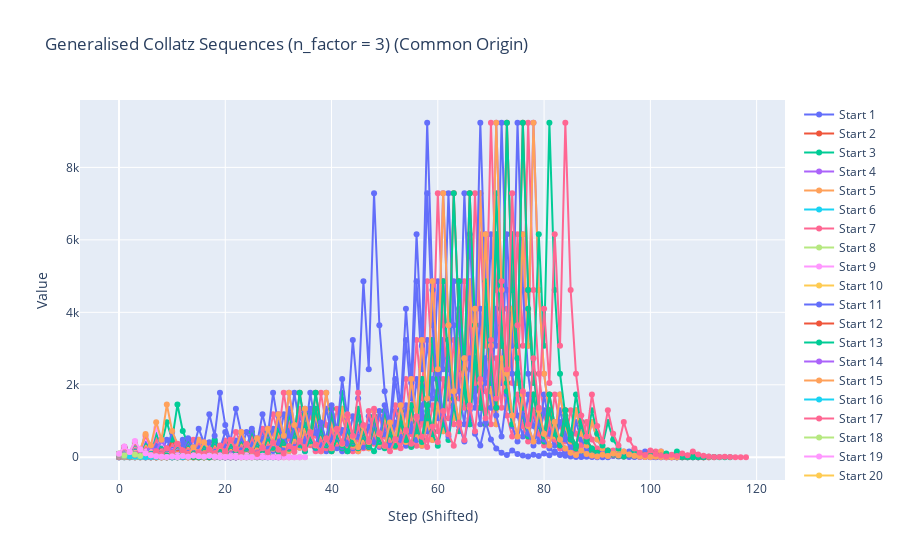

The cell this chart's notebook holds for it:
### Code cell
collatz.visualise(n_vis, common_origin=True)

### Figure 1 — Plotly figure (JSON) as saved in the notebook; plotly's stock layout.template omitted (floating-point values rounded to 4 significant figures)
{"data": [{"mode": "lines+markers", "name": "Start 1", "type": "scatter", "x": [0], "y": [1]}, {"mode": "lines+markers", "name": "Start 2", "type": "scatter", "x": [0, 1], "y": [2, 1]}, {"mode": "lines+markers", "name": "Start 3", "type": "scatter", "x": [0, 1, 2, 3, 4, 5, 6, 7], "y": [3, 10, 5, 16, 8, 4, 2, 1]}, {"mode": "lines+markers", "name": "Start 4", "type": "scatter", "x": [0, 1, 2], "y": [4, 2, 1]}, {"mode": "lines+markers", "name": "Start 5", "type": "scatter", "x": [0, 1, 2, 3, 4, 5], "y": [5, 16, 8, 4, 2, 1]}, {"mode": "lines+markers", "name": "Start 6", "type": "scatter", "x": [0, 1, 2, 3, 4, 5, 6, 7, 8], "y": [6, 3, 10, 5, 16, 8, 4, 2, 1]}, {"mode": "lines+markers", "name": "Start 7", "type": "scatter", "x": [0, 1, 2, 3, 4, 5, 6, 7, 8, 9, 10, 11, 12, 13, 14, 15, 16], "y": [7, 22, 11, 34, 17, 52, 26, 13, 40, 20, 10, 5, 16, 8, 4, 2, 1]}, {"mode": "lines+markers", "name": "Start 8", "type": "scatter", "x": [0, 1, 2, 3], "y": [8, 4, 2, 1]}, {"mode": "lines+markers", "name": "Start 9", "type": "scatter", "x": [0, 1, 2, 3, 4, 5, 6, 7, 8, 9, 10, 11, 12, 13, 14, 15, 16, 17, 18, 19], "y": [9, 28, 14, 7, 22, 11, 34, 17, 52, 26, 13, 40, 20, 10, 5, 16, 8, 4, 2, 1]}, {"mode": "lines+markers", "name": "Start 10", "type": "scatter", "x": [0, 1, 2, 3, 4, 5, 6], "y": [10, 5, 16, 8, 4, 2, 1]}, {"mode": "lines+markers", "name": "Start 11", "type": "scatter", "x": [0, 1, 2, 3, 4, 5, 6, 7, 8, 9, 10, 11, 12, 13, 14], "y": [11, 34, 17, 52, 26, 13, 40, 20, 10, 5, 16, 8, 4, 2, 1]}, {"mode": "lines+markers", "name": "Start 12", "type": "scatter", "x": [0, 1, 2, 3, 4, 5, 6, 7, 8, 9], "y": [12, 6, 3, 10, 5, 16, 8, 4, 2, 1]}, {"mode": "lines+markers", "name": "Start 13", "type": "scatter", "x": [0, 1, 2, 3, 4, 5, 6, 7, 8, 9], "y": [13, 40, 20, 10, 5, 16, 8, 4, 2, 1]}, {"mode": "lines+markers", "name": "Start 14", "type": "scatter", "x": [0, 1, 2, 3, 4, 5, 6, 7, 8, 9, 10, 11, 12, 13, 14, 15, 16, 17], "y": [14, 7, 22, 11, 34, 17, 52, 26, 13, 40, 20, 10, 5, 16, 8, 4, 2, 1]}, {"mode": "lines+markers", "name": "Start 15", "type": "scatter", "x": [0, 1, 2, 3, 4, 5, 6, 7, 8, 9, 10, 11, 12, 13, 14, 15, 16, 17], "y": [15, 46, 23, 70, 35, 106, 53, 160, 80, 40, 20, 10, 5, 16, 8, 4, 2, 1]}, {"mode": "lines+markers", "name": "Start 16", "type": "scatter", "x": [0, 1, 2, 3, 4], "y": [16, 8, 4, 2, 1]}, {"mode": "lines+markers", "name": "Start 17", "type": "scatter", "x": [0, 1, 2, 3, 4, 5, 6, 7, 8, 9, 10, 11, 12], "y": [17, 52, 26, 13, 40, 20, 10, 5, 16, 8, 4, 2, 1]}, {"mode": "lines+markers", "name": "Start 18", "type": "scatter", "x": [0, 1, 2, 3, 4, 5, 6, 7, 8, 9, 10, 11, 12, 13, 14, 15, 16, 17, 18, 19, 20], "y": [18, 9, 28, 14, 7, 22, 11, 34, 17, 52, 26, 13, 40, 20, 10, 5, 16, 8, 4, 2, 1]}, {"mode": "lines+markers", "name": "Start 19", "type": "scatter", "x": [0, 1, 2, 3, 4, 5, 6, 7, 8, 9, 10, 11, 12, 13, 14, 15, 16, 17, 18, 19, 20], "y": [19, 58, 29, 88, 44, 22, 11, 34, 17, 52, 26, 13, 40, 20, 10, 5, 16, 8, 4, 2, 1]}, {"mode": "lines+markers", "name": "Start 20", "type": "scatter", "x": [0, 1, 2, 3, 4, 5, 6, 7], "y": [20, 10, 5, 16, 8, 4, 2, 1]}, {"mode": "lines+markers", "name": "Start 21", "type": "scatter", "x": [0, 1, 2, 3, 4, 5, 6, 7], "y": [21, 64, 32, 16, 8, 4, 2, 1]}, {"mode": "lines+markers", "name": "Start 22", "type": "scatter", "x": [0, 1, 2, 3, 4, 5, 6, 7, 8, 9, 10, 11, 12, 13, 14, 15], "y": [22, 11, 34, 17, 52, 26, 13, 40, 20, 10, 5, 16, 8, 4, 2, 1]}, {"mode": "lines+markers", "name": "Start 23", "type": "scatter", "x": [0, 1, 2, 3, 4, 5, 6, 7, 8, 9, 10, 11, 12, 13, 14, 15], "y": [23, 70, 35, 106, 53, 160, 80, 40, 20, 10, 5, 16, 8, 4, 2, 1]}, {"mode": "lines+markers", "name": "Start 24", "type": "scatter", "x": [0, 1, 2, 3, 4, 5, 6, 7, 8, 9, 10], "y": [24, 12, 6, 3, 10, 5, 16, 8, 4, 2, 1]}, {"mode": "lines+markers", "name": "Start 25", "type": "scatter", "x": [0, 1, 2, 3, 4, 5, 6, 7, 8, 9, 10, 11, 12, 13, 14, 15, 16, 17, 18, 19, 20, 21, 22, 23], "y": [25, 76, 38, 19, 58, 29, 88, 44, 22, 11, 34, 17, 52, 26, 13, 40, 20, 10, 5, 16, 8, 4, 2, 1]}, {"mode": "lines+markers", "name": "Start 26", "type": "scatter", "x": [0, 1, 2, 3, 4, 5, 6, 7, 8, 9, 10], "y": [26, 13, 40, 20, 10, 5, 16, 8, 4, 2, 1]}, {"mode": "lines+markers", "name": "Start 27", "type": "scatter", "x": [0, 1, 2, 3, 4, 5, 6, 7, 8, 9, 10, 11, 12, 13, 14, 15, 16, 17, 18, 19, 20, 21, 22, 23, 24, 25, 26, 27, 28, 29, 30, 31, 32, 33, 34, 35, 36, 37, 38, 39, 40, 41, 42, 43, 44, 45, 46, 47, 48, 49, 50, 51, 52, 53, 54, 55, 56, 57, 58, 59, 60, 61, 62, 63, 64, 65, 66, 67, 68, 69, 70, 71, 72, 73, 74, 75, 76, 77, 78, 79, 80, 81, 82, 83, 84, 85, 86, 87, 88, 89, 90, 91, 92, 93, 94, 95, 96, 97, 98, 99, 100, 101, 102, 103, 104, 105, 106, 107, 108, 109, 110, 111], "y": [27, 82, 41, 124, 62, 31, 94, 47, 142, 71, 214, 107, 322, 161, 484, 242, 121, 364, 182, 91, 274, 137, 412, 206, 103, 310, 155, 466, 233, 700, 350, 175, 526, 263, 790, 395, 1186, 593, 1780, 890, 445, 1336, 668, 334, 167, 502, 251, 754, 377, 1132, 566, 283, 850, 425, 1276, 638, 319, 958, 479, 1438, 719, 2158, 1079, 3238, 1619, 4858, 2429, 7288, 3644, 1822, 911, 2734, 1367, 4102, 2051, 6154, 3077, 9232, 4616, 2308, 1154, 577, 1732, 866, 433, 1300, 650, 325, 976, 488, 244, 122, 61, 184, 92, 46, 23, 70, 35, 106, 53, 160, 80, 40, 20, 10, 5, 16, 8, 4, 2, 1]}, {"mode": "lines+markers", "name": "Start 28", "type": "scatter", "x": [0, 1, 2, 3, 4, 5, 6, 7, 8, 9, 10, 11, 12, 13, 14, 15, 16, 17, 18], "y": [28, 14, 7, 22, 11, 34, 17, 52, 26, 13, 40, 20, 10, 5, 16, 8, 4, 2, 1]}, {"mode": "lines+markers", "name": "Start 29", "type": "scatter", "x": [0, 1, 2, 3, 4, 5, 6, 7, 8, 9, 10, 11, 12, 13, 14, 15, 16, 17, 18], "y": [29, 88, 44, 22, 11, 34, 17, 52, 26, 13, 40, 20, 10, 5, 16, 8, 4, 2, 1]}, {"mode": "lines+markers", "name": "Start 30", "type": "scatter", "x": [0, 1, 2, 3, 4, 5, 6, 7, 8, 9, 10, 11, 12, 13, 14, 15, 16, 17, 18], "y": [30, 15, 46, 23, 70, 35, 106, 53, 160, 80, 40, 20, 10, 5, 16, 8, 4, 2, 1]}, {"mode": "lines+markers", "name": "Start 31", "type": "scatter", "x": [0, 1, 2, 3, 4, 5, 6, 7, 8, 9, 10, 11, 12, 13, 14, 15, 16, 17, 18, 19, 20, 21, 22, 23, 24, 25, 26, 27, 28, 29, 30, 31, 32, 33, 34, 35, 36, 37, 38, 39, 40, 41, 42, 43, 44, 45, 46, 47, 48, 49, 50, 51, 52, 53, 54, 55, 56, 57, 58, 59, 60, 61, 62, 63, 64, 65, 66, 67, 68, 69, 70, 71, 72, 73, 74, 75, 76, 77, 78, 79, 80, 81, 82, 83, 84, 85, 86, 87, 88, 89, 90, 91, 92, 93, 94, 95, 96, 97, 98, 99, 100, 101, 102, 103, 104, 105, 106], "y": [31, 94, 47, 142, 71, 214, 107, 322, 161, 484, 242, 121, 364, 182, 91, 274, 137, 412, 206, 103, 310, 155, 466, 233, 700, 350, 175, 526, 263, 790, 395, 1186, 593, 1780, 890, 445, 1336, 668, 334, 167, 502, 251, 754, 377, 1132, 566, 283, 850, 425, 1276, 638, 319, 958, 479, 1438, 719, 2158, 1079, 3238, 1619, 4858, 2429, 7288, 3644, 1822, 911, 2734, 1367, 4102, 2051, 6154, 3077, 9232, 4616, 2308, 1154, 577, 1732, 866, 433, 1300, 650, 325, 976, 488, 244, 122, 61, 184, 92, 46, 23, 70, 35, 106, 53, 160, 80, 40, 20, 10, 5, 16, 8, 4, 2, 1]}, {"mode": "lines+markers", "name": "Start 32", "type": "scatter", "x": [0, 1, 2, 3, 4, 5], "y": [32, 16, 8, 4, 2, 1]}, {"mode": "lines+markers", "name": "Start 33", "type": "scatter", "x": [0, 1, 2, 3, 4, 5, 6, 7, 8, 9, 10, 11, 12, 13, 14, 15, 16, 17, 18, 19, 20, 21, 22, 23, 24, 25, 26], "y": [33, 100, 50, 25, 76, 38, 19, 58, 29, 88, 44, 22, 11, 34, 17, 52, 26, 13, 40, 20, 10, 5, 16, 8, 4, 2, 1]}, {"mode": "lines+markers", "name": "Start 34", "type": "scatter", "x": [0, 1, 2, 3, 4, 5, 6, 7, 8, 9, 10, 11, 12, 13], "y": [34, 17, 52, 26, 13, 40, 20, 10, 5, 16, 8, 4, 2, 1]}, {"mode": "lines+markers", "name": "Start 35", "type": "scatter", "x": [0, 1, 2, 3, 4, 5, 6, 7, 8, 9, 10, 11, 12, 13], "y": [35, 106, 53, 160, 80, 40, 20, 10, 5, 16, 8, 4, 2, 1]}, {"mode": "lines+markers", "name": "Start 36", "type": "scatter", "x": [0, 1, 2, 3, 4, 5, 6, 7, 8, 9, 10, 11, 12, 13, 14, 15, 16, 17, 18, 19, 20, 21], "y": [36, 18, 9, 28, 14, 7, 22, 11, 34, 17, 52, 26, 13, 40, 20, 10, 5, 16, 8, 4, 2, 1]}, {"mode": "lines+markers", "name": "Start 37", "type": "scatter", "x": [0, 1, 2, 3, 4, 5, 6, 7, 8, 9, 10, 11, 12, 13, 14, 15, 16, 17, 18, 19, 20, 21], "y": [37, 112, 56, 28, 14, 7, 22, 11, 34, 17, 52, 26, 13, 40, 20, 10, 5, 16, 8, 4, 2, 1]}, {"mode": "lines+markers", "name": "Start 38", "type": "scatter", "x": [0, 1, 2, 3, 4, 5, 6, 7, 8, 9, 10, 11, 12, 13, 14, 15, 16, 17, 18, 19, 20, 21], "y": [38, 19, 58, 29, 88, 44, 22, 11, 34, 17, 52, 26, 13, 40, 20, 10, 5, 16, 8, 4, 2, 1]}, {"mode": "lines+markers", "name": "Start 39", "type": "scatter", "x": [0, 1, 2, 3, 4, 5, 6, 7, 8, 9, 10, 11, 12, 13, 14, 15, 16, 17, 18, 19, 20, 21, 22, 23, 24, 25, 26, 27, 28, 29, 30, 31, 32, 33, 34], "y": [39, 118, 59, 178, 89, 268, 134, 67, 202, 101, 304, 152, 76, 38, 19, 58, 29, 88, 44, 22, 11, 34, 17, 52, 26, 13, 40, 20, 10, 5, 16, 8, 4, 2, 1]}, {"mode": "lines+markers", "name": "Start 40", "type": "scatter", "x": [0, 1, 2, 3, 4, 5, 6, 7, 8], "y": [40, 20, 10, 5, 16, 8, 4, 2, 1]}, {"mode": "lines+markers", "name": "Start 41", "type": "scatter", "x": [0, 1, 2, 3, 4, 5, 6, 7, 8, 9, 10, 11, 12, 13, 14, 15, 16, 17, 18, 19, 20, 21, 22, 23, 24, 25, 26, 27, 28, 29, 30, 31, 32, 33, 34, 35, 36, 37, 38, 39, 40, 41, 42, 43, 44, 45, 46, 47, 48, 49, 50, 51, 52, 53, 54, 55, 56, 57, 58, 59, 60, 61, 62, 63, 64, 65, 66, 67, 68, 69, 70, 71, 72, 73, 74, 75, 76, 77, 78, 79, 80, 81, 82, 83, 84, 85, 86, 87, 88, 89, 90, 91, 92, 93, 94, 95, 96, 97, 98, 99, 100, 101, 102, 103, 104, 105, 106, 107, 108, 109], "y": [41, 124, 62, 31, 94, 47, 142, 71, 214, 107, 322, 161, 484, 242, 121, 364, 182, 91, 274, 137, 412, 206, 103, 310, 155, 466, 233, 700, 350, 175, 526, 263, 790, 395, 1186, 593, 1780, 890, 445, 1336, 668, 334, 167, 502, 251, 754, 377, 1132, 566, 283, 850, 425, 1276, 638, 319, 958, 479, 1438, 719, 2158, 1079, 3238, 1619, 4858, 2429, 7288, 3644, 1822, 911, 2734, 1367, 4102, 2051, 6154, 3077, 9232, 4616, 2308, 1154, 577, 1732, 866, 433, 1300, 650, 325, 976, 488, 244, 122, 61, 184, 92, 46, 23, 70, 35, 106, 53, 160, 80, 40, 20, 10, 5, 16, 8, 4, 2, 1]}, {"mode": "lines+markers", "name": "Start 42", "type": "scatter", "x": [0, 1, 2, 3, 4, 5, 6, 7, 8], "y": [42, 21, 64, 32, 16, 8, 4, 2, 1]}, {"mode": "lines+markers", "name": "Start 43", "type": "scatter", "x": [0, 1, 2, 3, 4, 5, 6, 7, 8, 9, 10, 11, 12, 13, 14, 15, 16, 17, 18, 19, 20, 21, 22, 23, 24, 25, 26, 27, 28, 29], "y": [43, 130, 65, 196, 98, 49, 148, 74, 37, 112, 56, 28, 14, 7, 22, 11, 34, 17, 52, 26, 13, 40, 20, 10, 5, 16, 8, 4, 2, 1]}, {"mode": "lines+markers", "name": "Start 44", "type": "scatter", "x": [0, 1, 2, 3, 4, 5, 6, 7, 8, 9, 10, 11, 12, 13, 14, 15, 16], "y": [44, 22, 11, 34, 17, 52, 26, 13, 40, 20, 10, 5, 16, 8, 4, 2, 1]}, {"mode": "lines+markers", "name": "Start 45", "type": "scatter", "x": [0, 1, 2, 3, 4, 5, 6, 7, 8, 9, 10, 11, 12, 13, 14, 15, 16], "y": [45, 136, 68, 34, 17, 52, 26, 13, 40, 20, 10, 5, 16, 8, 4, 2, 1]}, {"mode": "lines+markers", "name": "Start 46", "type": "scatter", "x": [0, 1, 2, 3, 4, 5, 6, 7, 8, 9, 10, 11, 12, 13, 14, 15, 16], "y": [46, 23, 70, 35, 106, 53, 160, 80, 40, 20, 10, 5, 16, 8, 4, 2, 1]}, {"mode": "lines+markers", "name": "Start 47", "type": "scatter", "x": [0, 1, 2, 3, 4, 5, 6, 7, 8, 9, 10, 11, 12, 13, 14, 15, 16, 17, 18, 19, 20, 21, 22, 23, 24, 25, 26, 27, 28, 29, 30, 31, 32, 33, 34, 35, 36, 37, 38, 39, 40, 41, 42, 43, 44, 45, 46, 47, 48, 49, 50, 51, 52, 53, 54, 55, 56, 57, 58, 59, 60, 61, 62, 63, 64, 65, 66, 67, 68, 69, 70, 71, 72, 73, 74, 75, 76, 77, 78, 79, 80, 81, 82, 83, 84, 85, 86, 87, 88, 89, 90, 91, 92, 93, 94, 95, 96, 97, 98, 99, 100, 101, 102, 103, 104], "y": [47, 142, 71, 214, 107, 322, 161, 484, 242, 121, 364, 182, 91, 274, 137, 412, 206, 103, 310, 155, 466, 233, 700, 350, 175, 526, 263, 790, 395, 1186, 593, 1780, 890, 445, 1336, 668, 334, 167, 502, 251, 754, 377, 1132, 566, 283, 850, 425, 1276, 638, 319, 958, 479, 1438, 719, 2158, 1079, 3238, 1619, 4858, 2429, 7288, 3644, 1822, 911, 2734, 1367, 4102, 2051, 6154, 3077, 9232, 4616, 2308, 1154, 577, 1732, 866, 433, 1300, 650, 325, 976, 488, 244, 122, 61, 184, 92, 46, 23, 70, 35, 106, 53, 160, 80, 40, 20, 10, 5, 16, 8, 4, 2, 1]}, {"mode": "lines+markers", "name": "Start 48", "type": "scatter", "x": [0, 1, 2, 3, 4, 5, 6, 7, 8, 9, 10, 11], "y": [48, 24, 12, 6, 3, 10, 5, 16, 8, 4, 2, 1]}, {"mode": "lines+markers", "name": "Start 49", "type": "scatter", "x": [0, 1, 2, 3, 4, 5, 6, 7, 8, 9, 10, 11, 12, 13, 14, 15, 16, 17, 18, 19, 20, 21, 22, 23, 24], "y": [49, 148, 74, 37, 112, 56, 28, 14, 7, 22, 11, 34, 17, 52, 26, 13, 40, 20, 10, 5, 16, 8, 4, 2, 1]}, {"mode": "lines+markers", "name": "Start 50", "type": "scatter", "x": [0, 1, 2, 3, 4, 5, 6, 7, 8, 9, 10, 11, 12, 13, 14, 15, 16, 17, 18, 19, 20, 21, 22, 23, 24], "y": [50, 25, 76, 38, 19, 58, 29, 88, 44, 22, 11, 34, 17, 52, 26, 13, 40, 20, 10, 5, 16, 8, 4, 2, 1]}, {"mode": "lines+markers", "name": "Start 51", "type": "scatter", "x": [0, 1, 2, 3, 4, 5, 6, 7, 8, 9, 10, 11, 12, 13, 14, 15, 16, 17, 18, 19, 20, 21, 22, 23, 24], "y": [51, 154, 77, 232, 116, 58, 29, 88, 44, 22, 11, 34, 17, 52, 26, 13, 40, 20, 10, 5, 16, 8, 4, 2, 1]}, {"mode": "lines+markers", "name": "Start 52", "type": "scatter", "x": [0, 1, 2, 3, 4, 5, 6, 7, 8, 9, 10, 11], "y": [52, 26, 13, 40, 20, 10, 5, 16, 8, 4, 2, 1]}, {"mode": "lines+markers", "name": "Start 53", "type": "scatter", "x": [0, 1, 2, 3, 4, 5, 6, 7, 8, 9, 10, 11], "y": [53, 160, 80, 40, 20, 10, 5, 16, 8, 4, 2, 1]}, {"mode": "lines+markers", "name": "Start 54", "type": "scatter", "x": [0, 1, 2, 3, 4, 5, 6, 7, 8, 9, 10, 11, 12, 13, 14, 15, 16, 17, 18, 19, 20, 21, 22, 23, 24, 25, 26, 27, 28, 29, 30, 31, 32, 33, 34, 35, 36, 37, 38, 39, 40, 41, 42, 43, 44, 45, 46, 47, 48, 49, 50, 51, 52, 53, 54, 55, 56, 57, 58, 59, 60, 61, 62, 63, 64, 65, 66, 67, 68, 69, 70, 71, 72, 73, 74, 75, 76, 77, 78, 79, 80, 81, 82, 83, 84, 85, 86, 87, 88, 89, 90, 91, 92, 93, 94, 95, 96, 97, 98, 99, 100, 101, 102, 103, 104, 105, 106, 107, 108, 109, 110, 111, 112], "y": [54, 27, 82, 41, 124, 62, 31, 94, 47, 142, 71, 214, 107, 322, 161, 484, 242, 121, 364, 182, 91, 274, 137, 412, 206, 103, 310, 155, 466, 233, 700, 350, 175, 526, 263, 790, 395, 1186, 593, 1780, 890, 445, 1336, 668, 334, 167, 502, 251, 754, 377, 1132, 566, 283, 850, 425, 1276, 638, 319, 958, 479, 1438, 719, 2158, 1079, 3238, 1619, 4858, 2429, 7288, 3644, 1822, 911, 2734, 1367, 4102, 2051, 6154, 3077, 9232, 4616, 2308, 1154, 577, 1732, 866, 433, 1300, 650, 325, 976, 488, 244, 122, 61, 184, 92, 46, 23, 70, 35, 106, 53, 160, 80, 40, 20, 10, 5, 16, 8, 4, 2, 1]}, {"mode": "lines+markers", "name": "Start 55", "type": "scatter", "x": [0, 1, 2, 3, 4, 5, 6, 7, 8, 9, 10, 11, 12, 13, 14, 15, 16, 17, 18, 19, 20, 21, 22, 23, 24, 25, 26, 27, 28, 29, 30, 31, 32, 33, 34, 35, 36, 37, 38, 39, 40, 41, 42, 43, 44, 45, 46, 47, 48, 49, 50, 51, 52, 53, 54, 55, 56, 57, 58, 59, 60, 61, 62, 63, 64, 65, 66, 67, 68, 69, 70, 71, 72, 73, 74, 75, 76, 77, 78, 79, 80, 81, 82, 83, 84, 85, 86, 87, 88, 89, 90, 91, 92, 93, 94, 95, 96, 97, 98, 99, 100, 101, 102, 103, 104, 105, 106, 107, 108, 109, 110, 111, 112], "y": [55, 166, 83, 250, 125, 376, 188, 94, 47, 142, 71, 214, 107, 322, 161, 484, 242, 121, 364, 182, 91, 274, 137, 412, 206, 103, 310, 155, 466, 233, 700, 350, 175, 526, 263, 790, 395, 1186, 593, 1780, 890, 445, 1336, 668, 334, 167, 502, 251, 754, 377, 1132, 566, 283, 850, 425, 1276, 638, 319, 958, 479, 1438, 719, 2158, 1079, 3238, 1619, 4858, 2429, 7288, 3644, 1822, 911, 2734, 1367, 4102, 2051, 6154, 3077, 9232, 4616, 2308, 1154, 577, 1732, 866, 433, 1300, 650, 325, 976, 488, 244, 122, 61, 184, 92, 46, 23, 70, 35, 106, 53, 160, 80, 40, 20, 10, 5, 16, 8, 4, 2, 1]}, {"mode": "lines+markers", "name": "Start 56", "type": "scatter", "x": [0, 1, 2, 3, 4, 5, 6, 7, 8, 9, 10, 11, 12, 13, 14, 15, 16, 17, 18, 19], "y": [56, 28, 14, 7, 22, 11, 34, 17, 52, 26, 13, 40, 20, 10, 5, 16, 8, 4, 2, 1]}, {"mode": "lines+markers", "name": "Start 57", "type": "scatter", "x": [0, 1, 2, 3, 4, 5, 6, 7, 8, 9, 10, 11, 12, 13, 14, 15, 16, 17, 18, 19, 20, 21, 22, 23, 24, 25, 26, 27, 28, 29, 30, 31, 32], "y": [57, 172, 86, 43, 130, 65, 196, 98, 49, 148, 74, 37, 112, 56, 28, 14, 7, 22, 11, 34, 17, 52, 26, 13, 40, 20, 10, 5, 16, 8, 4, 2, 1]}, {"mode": "lines+markers", "name": "Start 58", "type": "scatter", "x": [0, 1, 2, 3, 4, 5, 6, 7, 8, 9, 10, 11, 12, 13, 14, 15, 16, 17, 18, 19], "y": [58, 29, 88, 44, 22, 11, 34, 17, 52, 26, 13, 40, 20, 10, 5, 16, 8, 4, 2, 1]}, {"mode": "lines+markers", "name": "Start 59", "type": "scatter", "x": [0, 1, 2, 3, 4, 5, 6, 7, 8, 9, 10, 11, 12, 13, 14, 15, 16, 17, 18, 19, 20, 21, 22, 23, 24, 25, 26, 27, 28, 29, 30, 31, 32], "y": [59, 178, 89, 268, 134, 67, 202, 101, 304, 152, 76, 38, 19, 58, 29, 88, 44, 22, 11, 34, 17, 52, 26, 13, 40, 20, 10, 5, 16, 8, 4, 2, 1]}, {"mode": "lines+markers", "name": "Start 60", "type": "scatter", "x": [0, 1, 2, 3, 4, 5, 6, 7, 8, 9, 10, 11, 12, 13, 14, 15, 16, 17, 18, 19], "y": [60, 30, 15, 46, 23, 70, 35, 106, 53, 160, 80, 40, 20, 10, 5, 16, 8, 4, 2, 1]}, {"mode": "lines+markers", "name": "Start 61", "type": "scatter", "x": [0, 1, 2, 3, 4, 5, 6, 7, 8, 9, 10, 11, 12, 13, 14, 15, 16, 17, 18, 19], "y": [61, 184, 92, 46, 23, 70, 35, 106, 53, 160, 80, 40, 20, 10, 5, 16, 8, 4, 2, 1]}, {"mode": "lines+markers", "name": "Start 62", "type": "scatter", "x": [0, 1, 2, 3, 4, 5, 6, 7, 8, 9, 10, 11, 12, 13, 14, 15, 16, 17, 18, 19, 20, 21, 22, 23, 24, 25, 26, 27, 28, 29, 30, 31, 32, 33, 34, 35, 36, 37, 38, 39, 40, 41, 42, 43, 44, 45, 46, 47, 48, 49, 50, 51, 52, 53, 54, 55, 56, 57, 58, 59, 60, 61, 62, 63, 64, 65, 66, 67, 68, 69, 70, 71, 72, 73, 74, 75, 76, 77, 78, 79, 80, 81, 82, 83, 84, 85, 86, 87, 88, 89, 90, 91, 92, 93, 94, 95, 96, 97, 98, 99, 100, 101, 102, 103, 104, 105, 106, 107], "y": [62, 31, 94, 47, 142, 71, 214, 107, 322, 161, 484, 242, 121, 364, 182, 91, 274, 137, 412, 206, 103, 310, 155, 466, 233, 700, 350, 175, 526, 263, 790, 395, 1186, 593, 1780, 890, 445, 1336, 668, 334, 167, 502, 251, 754, 377, 1132, 566, 283, 850, 425, 1276, 638, 319, 958, 479, 1438, 719, 2158, 1079, 3238, 1619, 4858, 2429, 7288, 3644, 1822, 911, 2734, 1367, 4102, 2051, 6154, 3077, 9232, 4616, 2308, 1154, 577, 1732, 866, 433, 1300, 650, 325, 976, 488, 244, 122, 61, 184, 92, 46, 23, 70, 35, 106, 53, 160, 80, 40, 20, 10, 5, 16, 8, 4, 2, 1]}, {"mode": "lines+markers", "name": "Start 63", "type": "scatter", "x": [0, 1, 2, 3, 4, 5, 6, 7, 8, 9, 10, 11, 12, 13, 14, 15, 16, 17, 18, 19, 20, 21, 22, 23, 24, 25, 26, 27, 28, 29, 30, 31, 32, 33, 34, 35, 36, 37, 38, 39, 40, 41, 42, 43, 44, 45, 46, 47, 48, 49, 50, 51, 52, 53, 54, 55, 56, 57, 58, 59, 60, 61, 62, 63, 64, 65, 66, 67, 68, 69, 70, 71, 72, 73, 74, 75, 76, 77, 78, 79, 80, 81, 82, 83, 84, 85, 86, 87, 88, 89, 90, 91, 92, 93, 94, 95, 96, 97, 98, 99, 100, 101, 102, 103, 104, 105, 106, 107], "y": [63, 190, 95, 286, 143, 430, 215, 646, 323, 970, 485, 1456, 728, 364, 182, 91, 274, 137, 412, 206, 103, 310, 155, 466, 233, 700, 350, 175, 526, 263, 790, 395, 1186, 593, 1780, 890, 445, 1336, 668, 334, 167, 502, 251, 754, 377, 1132, 566, 283, 850, 425, 1276, 638, 319, 958, 479, 1438, 719, 2158, 1079, 3238, 1619, 4858, 2429, 7288, 3644, 1822, 911, 2734, 1367, 4102, 2051, 6154, 3077, 9232, 4616, 2308, 1154, 577, 1732, 866, 433, 1300, 650, 325, 976, 488, 244, 122, 61, 184, 92, 46, 23, 70, 35, 106, 53, 160, 80, 40, 20, 10, 5, 16, 8, 4, 2, 1]}, {"mode": "lines+markers", "name": "Start 64", "type": "scatter", "x": [0, 1, 2, 3, 4, 5, 6], "y": [64, 32, 16, 8, 4, 2, 1]}, {"mode": "lines+markers", "name": "Start 65", "type": "scatter", "x": [0, 1, 2, 3, 4, 5, 6, 7, 8, 9, 10, 11, 12, 13, 14, 15, 16, 17, 18, 19, 20, 21, 22, 23, 24, 25, 26, 27], "y": [65, 196, 98, 49, 148, 74, 37, 112, 56, 28, 14, 7, 22, 11, 34, 17, 52, 26, 13, 40, 20, 10, 5, 16, 8, 4, 2, 1]}, {"mode": "lines+markers", "name": "Start 66", "type": "scatter", "x": [0, 1, 2, 3, 4, 5, 6, 7, 8, 9, 10, 11, 12, 13, 14, 15, 16, 17, 18, 19, 20, 21, 22, 23, 24, 25, 26, 27], "y": [66, 33, 100, 50, 25, 76, 38, 19, 58, 29, 88, 44, 22, 11, 34, 17, 52, 26, 13, 40, 20, 10, 5, 16, 8, 4, 2, 1]}, {"mode": "lines+markers", "name": "Start 67", "type": "scatter", "x": [0, 1, 2, 3, 4, 5, 6, 7, 8, 9, 10, 11, 12, 13, 14, 15, 16, 17, 18, 19, 20, 21, 22, 23, 24, 25, 26, 27], "y": [67, 202, 101, 304, 152, 76, 38, 19, 58, 29, 88, 44, 22, 11, 34, 17, 52, 26, 13, 40, 20, 10, 5, 16, 8, 4, 2, 1]}, {"mode": "lines+markers", "name": "Start 68", "type": "scatter", "x": [0, 1, 2, 3, 4, 5, 6, 7, 8, 9, 10, 11, 12, 13, 14], "y": [68, 34, 17, 52, 26, 13, 40, 20, 10, 5, 16, 8, 4, 2, 1]}, {"mode": "lines+markers", "name": "Start 69", "type": "scatter", "x": [0, 1, 2, 3, 4, 5, 6, 7, 8, 9, 10, 11, 12, 13, 14], "y": [69, 208, 104, 52, 26, 13, 40, 20, 10, 5, 16, 8, 4, 2, 1]}, {"mode": "lines+markers", "name": "Start 70", "type": "scatter", "x": [0, 1, 2, 3, 4, 5, 6, 7, 8, 9, 10, 11, 12, 13, 14], "y": [70, 35, 106, 53, 160, 80, 40, 20, 10, 5, 16, 8, 4, 2, 1]}, {"mode": "lines+markers", "name": "Start 71", "type": "scatter", "x": [0, 1, 2, 3, 4, 5, 6, 7, 8, 9, 10, 11, 12, 13, 14, 15, 16, 17, 18, 19, 20, 21, 22, 23, 24, 25, 26, 27, 28, 29, 30, 31, 32, 33, 34, 35, 36, 37, 38, 39, 40, 41, 42, 43, 44, 45, 46, 47, 48, 49, 50, 51, 52, 53, 54, 55, 56, 57, 58, 59, 60, 61, 62, 63, 64, 65, 66, 67, 68, 69, 70, 71, 72, 73, 74, 75, 76, 77, 78, 79, 80, 81, 82, 83, 84, 85, 86, 87, 88, 89, 90, 91, 92, 93, 94, 95, 96, 97, 98, 99, 100, 101, 102], "y": [71, 214, 107, 322, 161, 484, 242, 121, 364, 182, 91, 274, 137, 412, 206, 103, 310, 155, 466, 233, 700, 350, 175, 526, 263, 790, 395, 1186, 593, 1780, 890, 445, 1336, 668, 334, 167, 502, 251, 754, 377, 1132, 566, 283, 850, 425, 1276, 638, 319, 958, 479, 1438, 719, 2158, 1079, 3238, 1619, 4858, 2429, 7288, 3644, 1822, 911, 2734, 1367, 4102, 2051, 6154, 3077, 9232, 4616, 2308, 1154, 577, 1732, 866, 433, 1300, 650, 325, 976, 488, 244, 122, 61, 184, 92, 46, 23, 70, 35, 106, 53, 160, 80, 40, 20, 10, 5, 16, 8, 4, 2, 1]}, {"mode": "lines+markers", "name": "Start 72", "type": "scatter", "x": [0, 1, 2, 3, 4, 5, 6, 7, 8, 9, 10, 11, 12, 13, 14, 15, 16, 17, 18, 19, 20, 21, 22], "y": [72, 36, 18, 9, 28, 14, 7, 22, 11, 34, 17, 52, 26, 13, 40, 20, 10, 5, 16, 8, 4, 2, 1]}, {"mode": "lines+markers", "name": "Start 73", "type": "scatter", "x": [0, 1, 2, 3, 4, 5, 6, 7, 8, 9, 10, 11, 12, 13, 14, 15, 16, 17, 18, 19, 20, 21, 22, 23, 24, 25, 26, 27, 28, 29, 30, 31, 32, 33, 34, 35, 36, 37, 38, 39, 40, 41, 42, 43, 44, 45, 46, 47, 48, 49, 50, 51, 52, 53, 54, 55, 56, 57, 58, 59, 60, 61, 62, 63, 64, 65, 66, 67, 68, 69, 70, 71, 72, 73, 74, 75, 76, 77, 78, 79, 80, 81, 82, 83, 84, 85, 86, 87, 88, 89, 90, 91, 92, 93, 94, 95, 96, 97, 98, 99, 100, 101, 102, 103, 104, 105, 106, 107, 108, 109, 110, 111, 112, 113, 114, 115], "y": [73, 220, 110, 55, 166, 83, 250, 125, 376, 188, 94, 47, 142, 71, 214, 107, 322, 161, 484, 242, 121, 364, 182, 91, 274, 137, 412, 206, 103, 310, 155, 466, 233, 700, 350, 175, 526, 263, 790, 395, 1186, 593, 1780, 890, 445, 1336, 668, 334, 167, 502, 251, 754, 377, 1132, 566, 283, 850, 425, 1276, 638, 319, 958, 479, 1438, 719, 2158, 1079, 3238, 1619, 4858, 2429, 7288, 3644, 1822, 911, 2734, 1367, 4102, 2051, 6154, 3077, 9232, 4616, 2308, 1154, 577, 1732, 866, 433, 1300, 650, 325, 976, 488, 244, 122, 61, 184, 92, 46, 23, 70, 35, 106, 53, 160, 80, 40, 20, 10, 5, 16, 8, 4, 2, 1]}, {"mode": "lines+markers", "name": "Start 74", "type": "scatter", "x": [0, 1, 2, 3, 4, 5, 6, 7, 8, 9, 10, 11, 12, 13, 14, 15, 16, 17, 18, 19, 20, 21, 22], "y": [74, 37, 112, 56, 28, 14, 7, 22, 11, 34, 17, 52, 26, 13, 40, 20, 10, 5, 16, 8, 4, 2, 1]}, {"mode": "lines+markers", "name": "Start 75", "type": "scatter", "x": [0, 1, 2, 3, 4, 5, 6, 7, 8, 9, 10, 11, 12, 13, 14], "y": [75, 226, 113, 340, 170, 85, 256, 128, 64, 32, 16, 8, 4, 2, 1]}, {"mode": "lines+markers", "name": "Start 76", "type": "scatter", "x": [0, 1, 2, 3, 4, 5, 6, 7, 8, 9, 10, 11, 12, 13, 14, 15, 16, 17, 18, 19, 20, 21, 22], "y": [76, 38, 19, 58, 29, 88, 44, 22, 11, 34, 17, 52, 26, 13, 40, 20, 10, 5, 16, 8, 4, 2, 1]}, {"mode": "lines+markers", "name": "Start 77", "type": "scatter", "x": [0, 1, 2, 3, 4, 5, 6, 7, 8, 9, 10, 11, 12, 13, 14, 15, 16, 17, 18, 19, 20, 21, 22], "y": [77, 232, 116, 58, 29, 88, 44, 22, 11, 34, 17, 52, 26, 13, 40, 20, 10, 5, 16, 8, 4, 2, 1]}, {"mode": "lines+markers", "name": "Start 78", "type": "scatter", "x": [0, 1, 2, 3, 4, 5, 6, 7, 8, 9, 10, 11, 12, 13, 14, 15, 16, 17, 18, 19, 20, 21, 22, 23, 24, 25, 26, 27, 28, 29, 30, 31, 32, 33, 34, 35], "y": [78, 39, 118, 59, 178, 89, 268, 134, 67, 202, 101, 304, 152, 76, 38, 19, 58, 29, 88, 44, 22, 11, 34, 17, 52, 26, 13, 40, 20, 10, 5, 16, 8, 4, 2, 1]}, {"mode": "lines+markers", "name": "Start 79", "type": "scatter", "x": [0, 1, 2, 3, 4, 5, 6, 7, 8, 9, 10, 11, 12, 13, 14, 15, 16, 17, 18, 19, 20, 21, 22, 23, 24, 25, 26, 27, 28, 29, 30, 31, 32, 33, 34, 35], "y": [79, 238, 119, 358, 179, 538, 269, 808, 404, 202, 101, 304, 152, 76, 38, 19, 58, 29, 88, 44, 22, 11, 34, 17, 52, 26, 13, 40, 20, 10, 5, 16, 8, 4, 2, 1]}, {"mode": "lines+markers", "name": "Start 80", "type": "scatter", "x": [0, 1, 2, 3, 4, 5, 6, 7, 8, 9], "y": [80, 40, 20, 10, 5, 16, 8, 4, 2, 1]}, {"mode": "lines+markers", "name": "Start 81", "type": "scatter", "x": [0, 1, 2, 3, 4, 5, 6, 7, 8, 9, 10, 11, 12, 13, 14, 15, 16, 17, 18, 19, 20, 21, 22], "y": [81, 244, 122, 61, 184, 92, 46, 23, 70, 35, 106, 53, 160, 80, 40, 20, 10, 5, 16, 8, 4, 2, 1]}, {"mode": "lines+markers", "name": "Start 82", "type": "scatter", "x": [0, 1, 2, 3, 4, 5, 6, 7, 8, 9, 10, 11, 12, 13, 14, 15, 16, 17, 18, 19, 20, 21, 22, 23, 24, 25, 26, 27, 28, 29, 30, 31, 32, 33, 34, 35, 36, 37, 38, 39, 40, 41, 42, 43, 44, 45, 46, 47, 48, 49, 50, 51, 52, 53, 54, 55, 56, 57, 58, 59, 60, 61, 62, 63, 64, 65, 66, 67, 68, 69, 70, 71, 72, 73, 74, 75, 76, 77, 78, 79, 80, 81, 82, 83, 84, 85, 86, 87, 88, 89, 90, 91, 92, 93, 94, 95, 96, 97, 98, 99, 100, 101, 102, 103, 104, 105, 106, 107, 108, 109, 110], "y": [82, 41, 124, 62, 31, 94, 47, 142, 71, 214, 107, 322, 161, 484, 242, 121, 364, 182, 91, 274, 137, 412, 206, 103, 310, 155, 466, 233, 700, 350, 175, 526, 263, 790, 395, 1186, 593, 1780, 890, 445, 1336, 668, 334, 167, 502, 251, 754, 377, 1132, 566, 283, 850, 425, 1276, 638, 319, 958, 479, 1438, 719, 2158, 1079, 3238, 1619, 4858, 2429, 7288, 3644, 1822, 911, 2734, 1367, 4102, 2051, 6154, 3077, 9232, 4616, 2308, 1154, 577, 1732, 866, 433, 1300, 650, 325, 976, 488, 244, 122, 61, 184, 92, 46, 23, 70, 35, 106, 53, 160, 80, 40, 20, 10, 5, 16, 8, 4, 2, 1]}, {"mode": "lines+markers", "name": "Start 83", "type": "scatter", "x": [0, 1, 2, 3, 4, 5, 6, 7, 8, 9, 10, 11, 12, 13, 14, 15, 16, 17, 18, 19, 20, 21, 22, 23, 24, 25, 26, 27, 28, 29, 30, 31, 32, 33, 34, 35, 36, 37, 38, 39, 40, 41, 42, 43, 44, 45, 46, 47, 48, 49, 50, 51, 52, 53, 54, 55, 56, 57, 58, 59, 60, 61, 62, 63, 64, 65, 66, 67, 68, 69, 70, 71, 72, 73, 74, 75, 76, 77, 78, 79, 80, 81, 82, 83, 84, 85, 86, 87, 88, 89, 90, 91, 92, 93, 94, 95, 96, 97, 98, 99, 100, 101, 102, 103, 104, 105, 106, 107, 108, 109, 110], "y": [83, 250, 125, 376, 188, 94, 47, 142, 71, 214, 107, 322, 161, 484, 242, 121, 364, 182, 91, 274, 137, 412, 206, 103, 310, 155, 466, 233, 700, 350, 175, 526, 263, 790, 395, 1186, 593, 1780, 890, 445, 1336, 668, 334, 167, 502, 251, 754, 377, 1132, 566, 283, 850, 425, 1276, 638, 319, 958, 479, 1438, 719, 2158, 1079, 3238, 1619, 4858, 2429, 7288, 3644, 1822, 911, 2734, 1367, 4102, 2051, 6154, 3077, 9232, 4616, 2308, 1154, 577, 1732, 866, 433, 1300, 650, 325, 976, 488, 244, 122, 61, 184, 92, 46, 23, 70, 35, 106, 53, 160, 80, 40, 20, 10, 5, 16, 8, 4, 2, 1]}, {"mode": "lines+markers", "name": "Start 84", "type": "scatter", "x": [0, 1, 2, 3, 4, 5, 6, 7, 8, 9], "y": [84, 42, 21, 64, 32, 16, 8, 4, 2, 1]}, {"mode": "lines+markers", "name": "Start 85", "type": "scatter", "x": [0, 1, 2, 3, 4, 5, 6, 7, 8, 9], "y": [85, 256, 128, 64, 32, 16, 8, 4, 2, 1]}, {"mode": "lines+markers", "name": "Start 86", "type": "scatter", "x": [0, 1, 2, 3, 4, 5, 6, 7, 8, 9, 10, 11, 12, 13, 14, 15, 16, 17, 18, 19, 20, 21, 22, 23, 24, 25, 26, 27, 28, 29, 30], "y": [86, 43, 130, 65, 196, 98, 49, 148, 74, 37, 112, 56, 28, 14, 7, 22, 11, 34, 17, 52, 26, 13, 40, 20, 10, 5, 16, 8, 4, 2, 1]}, {"mode": "lines+markers", "name": "Start 87", "type": "scatter", "x": [0, 1, 2, 3, 4, 5, 6, 7, 8, 9, 10, 11, 12, 13, 14, 15, 16, 17, 18, 19, 20, 21, 22, 23, 24, 25, 26, 27, 28, 29, 30], "y": [87, 262, 131, 394, 197, 592, 296, 148, 74, 37, 112, 56, 28, 14, 7, 22, 11, 34, 17, 52, 26, 13, 40, 20, 10, 5, 16, 8, 4, 2, 1]}, {"mode": "lines+markers", "name": "Start 88", "type": "scatter", "x": [0, 1, 2, 3, 4, 5, 6, 7, 8, 9, 10, 11, 12, 13, 14, 15, 16, 17], "y": [88, 44, 22, 11, 34, 17, 52, 26, 13, 40, 20, 10, 5, 16, 8, 4, 2, 1]}, {"mode": "lines+markers", "name": "Start 89", "type": "scatter", "x": [0, 1, 2, 3, 4, 5, 6, 7, 8, 9, 10, 11, 12, 13, 14, 15, 16, 17, 18, 19, 20, 21, 22, 23, 24, 25, 26, 27, 28, 29, 30], "y": [89, 268, 134, 67, 202, 101, 304, 152, 76, 38, 19, 58, 29, 88, 44, 22, 11, 34, 17, 52, 26, 13, 40, 20, 10, 5, 16, 8, 4, 2, 1]}, {"mode": "lines+markers", "name": "Start 90", "type": "scatter", "x": [0, 1, 2, 3, 4, 5, 6, 7, 8, 9, 10, 11, 12, 13, 14, 15, 16, 17], "y": [90, 45, 136, 68, 34, 17, 52, 26, 13, 40, 20, 10, 5, 16, 8, 4, 2, 1]}, {"mode": "lines+markers", "name": "Start 91", "type": "scatter", "x": [0, 1, 2, 3, 4, 5, 6, 7, 8, 9, 10, 11, 12, 13, 14, 15, 16, 17, 18, 19, 20, 21, 22, 23, 24, 25, 26, 27, 28, 29, 30, 31, 32, 33, 34, 35, 36, 37, 38, 39, 40, 41, 42, 43, 44, 45, 46, 47, 48, 49, 50, 51, 52, 53, 54, 55, 56, 57, 58, 59, 60, 61, 62, 63, 64, 65, 66, 67, 68, 69, 70, 71, 72, 73, 74, 75, 76, 77, 78, 79, 80, 81, 82, 83, 84, 85, 86, 87, 88, 89, 90, 91, 92], "y": [91, 274, 137, 412, 206, 103, 310, 155, 466, 233, 700, 350, 175, 526, 263, 790, 395, 1186, 593, 1780, 890, 445, 1336, 668, 334, 167, 502, 251, 754, 377, 1132, 566, 283, 850, 425, 1276, 638, 319, 958, 479, 1438, 719, 2158, 1079, 3238, 1619, 4858, 2429, 7288, 3644, 1822, 911, 2734, 1367, 4102, 2051, 6154, 3077, 9232, 4616, 2308, 1154, 577, 1732, 866, 433, 1300, 650, 325, 976, 488, 244, 122, 61, 184, 92, 46, 23, 70, 35, 106, 53, 160, 80, 40, 20, 10, 5, 16, 8, 4, 2, 1]}, {"mode": "lines+markers", "name": "Start 92", "type": "scatter", "x": [0, 1, 2, 3, 4, 5, 6, 7, 8, 9, 10, 11, 12, 13, 14, 15, 16, 17], "y": [92, 46, 23, 70, 35, 106, 53, 160, 80, 40, 20, 10, 5, 16, 8, 4, 2, 1]}, {"mode": "lines+markers", "name": "Start 93", "type": "scatter", "x": [0, 1, 2, 3, 4, 5, 6, 7, 8, 9, 10, 11, 12, 13, 14, 15, 16, 17], "y": [93, 280, 140, 70, 35, 106, 53, 160, 80, 40, 20, 10, 5, 16, 8, 4, 2, 1]}, {"mode": "lines+markers", "name": "Start 94", "type": "scatter", "x": [0, 1, 2, 3, 4, 5, 6, 7, 8, 9, 10, 11, 12, 13, 14, 15, 16, 17, 18, 19, 20, 21, 22, 23, 24, 25, 26, 27, 28, 29, 30, 31, 32, 33, 34, 35, 36, 37, 38, 39, 40, 41, 42, 43, 44, 45, 46, 47, 48, 49, 50, 51, 52, 53, 54, 55, 56, 57, 58, 59, 60, 61, 62, 63, 64, 65, 66, 67, 68, 69, 70, 71, 72, 73, 74, 75, 76, 77, 78, 79, 80, 81, 82, 83, 84, 85, 86, 87, 88, 89, 90, 91, 92, 93, 94, 95, 96, 97, 98, 99, 100, 101, 102, 103, 104, 105], "y": [94, 47, 142, 71, 214, 107, 322, 161, 484, 242, 121, 364, 182, 91, 274, 137, 412, 206, 103, 310, 155, 466, 233, 700, 350, 175, 526, 263, 790, 395, 1186, 593, 1780, 890, 445, 1336, 668, 334, 167, 502, 251, 754, 377, 1132, 566, 283, 850, 425, 1276, 638, 319, 958, 479, 1438, 719, 2158, 1079, 3238, 1619, 4858, 2429, 7288, 3644, 1822, 911, 2734, 1367, 4102, 2051, 6154, 3077, 9232, 4616, 2308, 1154, 577, 1732, 866, 433, 1300, 650, 325, 976, 488, 244, 122, 61, 184, 92, 46, 23, 70, 35, 106, 53, 160, 80, 40, 20, 10, 5, 16, 8, 4, 2, 1]}, {"mode": "lines+markers", "name": "Start 95", "type": "scatter", "x": [0, 1, 2, 3, 4, 5, 6, 7, 8, 9, 10, 11, 12, 13, 14, 15, 16, 17, 18, 19, 20, 21, 22, 23, 24, 25, 26, 27, 28, 29, 30, 31, 32, 33, 34, 35, 36, 37, 38, 39, 40, 41, 42, 43, 44, 45, 46, 47, 48, 49, 50, 51, 52, 53, 54, 55, 56, 57, 58, 59, 60, 61, 62, 63, 64, 65, 66, 67, 68, 69, 70, 71, 72, 73, 74, 75, 76, 77, 78, 79, 80, 81, 82, 83, 84, 85, 86, 87, 88, 89, 90, 91, 92, 93, 94, 95, 96, 97, 98, 99, 100, 101, 102, 103, 104, 105], "y": [95, 286, 143, 430, 215, 646, 323, 970, 485, 1456, 728, 364, 182, 91, 274, 137, 412, 206, 103, 310, 155, 466, 233, 700, 350, 175, 526, 263, 790, 395, 1186, 593, 1780, 890, 445, 1336, 668, 334, 167, 502, 251, 754, 377, 1132, 566, 283, 850, 425, 1276, 638, 319, 958, 479, 1438, 719, 2158, 1079, 3238, 1619, 4858, 2429, 7288, 3644, 1822, 911, 2734, 1367, 4102, 2051, 6154, 3077, 9232, 4616, 2308, 1154, 577, 1732, 866, 433, 1300, 650, 325, 976, 488, 244, 122, 61, 184, 92, 46, 23, 70, 35, 106, 53, 160, 80, 40, 20, 10, 5, 16, 8, 4, 2, 1]}, {"mode": "lines+markers", "name": "Start 96", "type": "scatter", "x": [0, 1, 2, 3, 4, 5, 6, 7, 8, 9, 10, 11, 12], "y": [96, 48, 24, 12, 6, 3, 10, 5, 16, 8, 4, 2, 1]}, {"mode": "lines+markers", "name": "Start 97", "type": "scatter", "x": [0, 1, 2, 3, 4, 5, 6, 7, 8, 9, 10, 11, 12, 13, 14, 15, 16, 17, 18, 19, 20, 21, 22, 23, 24, 25, 26, 27, 28, 29, 30, 31, 32, 33, 34, 35, 36, 37, 38, 39, 40, 41, 42, 43, 44, 45, 46, 47, 48, 49, 50, 51, 52, 53, 54, 55, 56, 57, 58, 59, 60, 61, 62, 63, 64, 65, 66, 67, 68, 69, 70, 71, 72, 73, 74, 75, 76, 77, 78, 79, 80, 81, 82, 83, 84, 85, 86, 87, 88, 89, 90, 91, 92, 93, 94, 95, 96, 97, 98, 99, 100, 101, 102, 103, 104, 105, 106, 107, 108, 109, 110, 111, 112, 113, 114, 115, 116, 117, 118], "y": [97, 292, 146, 73, 220, 110, 55, 166, 83, 250, 125, 376, 188, 94, 47, 142, 71, 214, 107, 322, 161, 484, 242, 121, 364, 182, 91, 274, 137, 412, 206, 103, 310, 155, 466, 233, 700, 350, 175, 526, 263, 790, 395, 1186, 593, 1780, 890, 445, 1336, 668, 334, 167, 502, 251, 754, 377, 1132, 566, 283, 850, 425, 1276, 638, 319, 958, 479, 1438, 719, 2158, 1079, 3238, 1619, 4858, 2429, 7288, 3644, 1822, 911, 2734, 1367, 4102, 2051, 6154, 3077, 9232, 4616, 2308, 1154, 577, 1732, 866, 433, 1300, 650, 325, 976, 488, 244, 122, 61, 184, 92, 46, 23, 70, 35, 106, 53, 160, 80, 40, 20, 10, 5, 16, 8, 4, 2, 1]}, {"mode": "lines+markers", "name": "Start 98", "type": "scatter", "x": [0, 1, 2, 3, 4, 5, 6, 7, 8, 9, 10, 11, 12, 13, 14, 15, 16, 17, 18, 19, 20, 21, 22, 23, 24, 25], "y": [98, 49, 148, 74, 37, 112, 56, 28, 14, 7, 22, 11, 34, 17, 52, 26, 13, 40, 20, 10, 5, 16, 8, 4, 2, 1]}, {"mode": "lines+markers", "name": "Start 99", "type": "scatter", "x": [0, 1, 2, 3, 4, 5, 6, 7, 8, 9, 10, 11, 12, 13, 14, 15, 16, 17, 18, 19, 20, 21, 22, 23, 24, 25], "y": [99, 298, 149, 448, 224, 112, 56, 28, 14, 7, 22, 11, 34, 17, 52, 26, 13, 40, 20, 10, 5, 16, 8, 4, 2, 1]}], "layout": {"title": {"text": "Generalised Collatz Sequences (n_factor = 3) (Common Origin)"}, "xaxis": {"title": {"text": "Step (Shifted)"}}, "yaxis": {"title": {"text": "Value"}}}}
